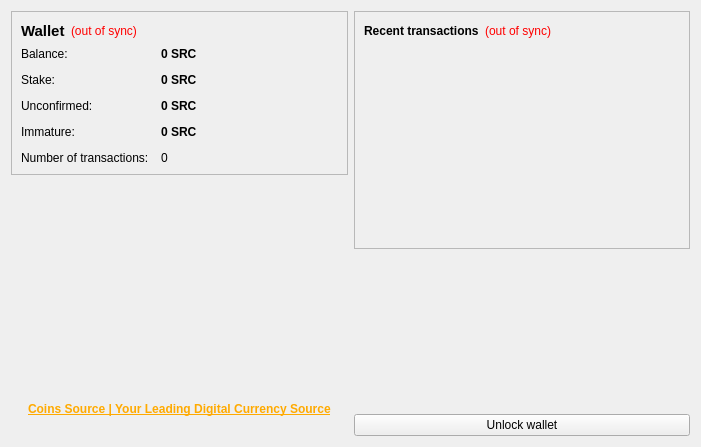
<?xml version="1.0" encoding="UTF-8"?>
<ui version="4.0">
 <class>OverviewPage</class>
 <widget class="QWidget" name="OverviewPage">
  <property name="geometry">
   <rect>
    <x>0</x>
    <y>0</y>
    <width>701</width>
    <height>447</height>
   </rect>
  </property>
  <property name="windowTitle">
   <string>Form</string>
  </property>
  <layout class="QHBoxLayout" name="horizontalLayout" stretch="1,1">
   <item>
    <layout class="QVBoxLayout" name="verticalLayout_2">
     <item>
      <widget class="QFrame" name="frame">
       <property name="frameShape">
        <enum>QFrame::StyledPanel</enum>
       </property>
       <property name="frameShadow">
        <enum>QFrame::Raised</enum>
       </property>
       <layout class="QVBoxLayout" name="verticalLayout_4">
        <item>
         <layout class="QHBoxLayout" name="horizontalLayout_4">
          <item>
           <widget class="QLabel" name="label_5">
            <property name="font">
             <font>
              <pointsize>11</pointsize>
              <weight>75</weight>
              <bold>true</bold>
             </font>
            </property>
            <property name="text">
             <string>Wallet</string>
            </property>
           </widget>
          </item>
          <item>
           <widget class="QLabel" name="labelWalletStatus">
            <property name="toolTip">
             <string>The displayed information may be out of date. Your wallet automatically synchronizes with the SourceCoin network after a connection is established, but this process has not completed yet.</string>
            </property>
            <property name="styleSheet">
             <string notr="true">QLabel { color: red; }</string>
            </property>
            <property name="text">
             <string notr="true">(out of sync)</string>
            </property>
            <property name="alignment">
             <set>Qt::AlignLeading|Qt::AlignLeft|Qt::AlignVCenter</set>
            </property>
           </widget>
          </item>
          <item>
           <spacer name="horizontalSpacer_2">
            <property name="orientation">
             <enum>Qt::Horizontal</enum>
            </property>
            <property name="sizeHint" stdset="0">
             <size>
              <width>40</width>
              <height>20</height>
             </size>
            </property>
           </spacer>
          </item>
         </layout>
        </item>
        <item>
         <layout class="QFormLayout" name="formLayout_2">
          <property name="fieldGrowthPolicy">
           <enum>QFormLayout::AllNonFixedFieldsGrow</enum>
          </property>
          <property name="horizontalSpacing">
           <number>12</number>
          </property>
          <property name="verticalSpacing">
           <number>12</number>
          </property>
          <item row="0" column="0">
           <widget class="QLabel" name="label">
            <property name="text">
             <string>Balance:</string>
            </property>
           </widget>
          </item>
          <item row="0" column="1">
           <widget class="QLabel" name="labelBalance">
            <property name="font">
             <font>
              <weight>75</weight>
              <bold>true</bold>
             </font>
            </property>
            <property name="cursor">
             <cursorShape>IBeamCursor</cursorShape>
            </property>
            <property name="toolTip">
             <string>Your current balance</string>
            </property>
            <property name="text">
             <string notr="true">0 SRC</string>
            </property>
            <property name="textInteractionFlags">
             <set>Qt::LinksAccessibleByMouse|Qt::TextSelectableByKeyboard|Qt::TextSelectableByMouse</set>
            </property>
           </widget>
          </item>
          <item row="1" column="0">
           <widget class="QLabel" name="label_6">
            <property name="text">
             <string>Stake:</string>
            </property>
           </widget>
          </item>
          <item row="1" column="1">
           <widget class="QLabel" name="labelStake">
            <property name="font">
             <font>
              <weight>75</weight>
              <bold>true</bold>
             </font>
            </property>
            <property name="cursor">
             <cursorShape>IBeamCursor</cursorShape>
            </property>
            <property name="toolTip">
             <string>Total of coins that was staked, and do not yet count toward the current balance</string>
            </property>
            <property name="text">
             <string notr="true">0 SRC</string>
            </property>
            <property name="textInteractionFlags">
             <set>Qt::LinksAccessibleByMouse|Qt::TextSelectableByKeyboard|Qt::TextSelectableByMouse</set>
            </property>
           </widget>
          </item>
          <item row="2" column="0">
           <widget class="QLabel" name="label_3">
            <property name="text">
             <string>Unconfirmed:</string>
            </property>
           </widget>
          </item>
          <item row="2" column="1">
           <widget class="QLabel" name="labelUnconfirmed">
            <property name="font">
             <font>
              <weight>75</weight>
              <bold>true</bold>
             </font>
            </property>
            <property name="cursor">
             <cursorShape>IBeamCursor</cursorShape>
            </property>
            <property name="toolTip">
             <string>Total of transactions that have yet to be confirmed, and do not yet count toward the current balance</string>
            </property>
            <property name="text">
             <string notr="true">0 SRC</string>
            </property>
            <property name="textInteractionFlags">
             <set>Qt::LinksAccessibleByMouse|Qt::TextSelectableByKeyboard|Qt::TextSelectableByMouse</set>
            </property>
           </widget>
          </item>
          <item row="3" column="0">
           <widget class="QLabel" name="labelImmatureText">
            <property name="text">
             <string>Immature:</string>
            </property>
           </widget>
          </item>
          <item row="3" column="1">
           <widget class="QLabel" name="labelImmature">
            <property name="font">
             <font>
              <weight>75</weight>
              <bold>true</bold>
             </font>
            </property>
            <property name="toolTip">
             <string>Mined balance that has not yet matured</string>
            </property>
            <property name="text">
             <string notr="true">0 SRC</string>
            </property>
            <property name="textInteractionFlags">
             <set>Qt::LinksAccessibleByMouse|Qt::TextSelectableByKeyboard|Qt::TextSelectableByMouse</set>
            </property>
           </widget>
          </item>
          <item row="4" column="0">
           <widget class="QLabel" name="label_2">
            <property name="text">
             <string>Number of transactions:</string>
            </property>
           </widget>
          </item>
          <item row="4" column="1">
           <widget class="QLabel" name="labelNumTransactions">
            <property name="toolTip">
             <string>Total number of transactions in wallet</string>
            </property>
            <property name="text">
             <string notr="true">0</string>
            </property>
           </widget>
          </item>
         </layout>
        </item>
       </layout>
      </widget>
     </item>
     <item>
      <spacer name="verticalSpacer">
       <property name="orientation">
        <enum>Qt::Vertical</enum>
       </property>
       <property name="sizeHint" stdset="0">
        <size>
         <width>20</width>
         <height>40</height>
        </size>
       </property>
      </spacer>
     </item>
     <item alignment="Qt::AlignHCenter">
      <widget class="QLabel" name="label_7">
       <property name="text">
        <string>&lt;html&gt;&lt;head/&gt;&lt;body&gt;&lt;p&gt;&lt;a href=&quot;www.coinssource.com&quot;&gt;&lt;span style=&quot; font-weight:600; text-decoration: underline; color:#ffaa00;&quot;&gt;Coins Source | Your Leading Digital Currency Source&lt;/span&gt;&lt;/a&gt;&lt;/p&gt;&lt;/body&gt;&lt;/html&gt;</string>
       </property>
       <property name="openExternalLinks">
        <bool>true</bool>
       </property>
      </widget>
     </item>
     <item>
      <widget class="QLabel" name="label_6">
       <property name="text">
        <string/>
       </property>
       <property name="pixmap">
        <pixmap resource="../bitcoin.qrc">:/images/backg</pixmap>
       </property>
       <property name="scaledContents">
        <bool>false</bool>
       </property>
       <property name="alignment">
        <set>Qt::AlignCenter</set>
       </property>
       <property name="margin">
        <number>-2</number>
       </property>
      </widget>
     </item>
    </layout>
   </item>
   <item>
    <layout class="QVBoxLayout" name="verticalLayout_3">
     <item>
      <widget class="QFrame" name="frame_2">
       <property name="frameShape">
        <enum>QFrame::StyledPanel</enum>
       </property>
       <property name="frameShadow">
        <enum>QFrame::Raised</enum>
       </property>
       <layout class="QVBoxLayout" name="verticalLayout">
        <item>
         <layout class="QHBoxLayout" name="horizontalLayout_2">
          <item>
           <widget class="QLabel" name="label_4">
            <property name="text">
             <string>&lt;b&gt;Recent transactions&lt;/b&gt;</string>
            </property>
           </widget>
          </item>
          <item>
           <widget class="QLabel" name="labelTransactionsStatus">
            <property name="toolTip">
             <string>The displayed information may be out of date. Your wallet automatically synchronizes with the SourceCoin network after a connection is established, but this process has not completed yet.</string>
            </property>
            <property name="styleSheet">
             <string notr="true">QLabel { color: red; }</string>
            </property>
            <property name="text">
             <string notr="true">(out of sync)</string>
            </property>
            <property name="alignment">
             <set>Qt::AlignRight|Qt::AlignTrailing|Qt::AlignVCenter</set>
            </property>
           </widget>
          </item>
          <item>
           <spacer name="horizontalSpacer">
            <property name="orientation">
             <enum>Qt::Horizontal</enum>
            </property>
            <property name="sizeHint" stdset="0">
             <size>
              <width>40</width>
              <height>20</height>
             </size>
            </property>
           </spacer>
          </item>
         </layout>
        </item>
        <item>
         <widget class="QListView" name="listTransactions">
          <property name="styleSheet">
           <string notr="true">QListView { background: transparent; }</string>
          </property>
          <property name="frameShape">
           <enum>QFrame::NoFrame</enum>
          </property>
          <property name="verticalScrollBarPolicy">
           <enum>Qt::ScrollBarAlwaysOff</enum>
          </property>
          <property name="horizontalScrollBarPolicy">
           <enum>Qt::ScrollBarAlwaysOff</enum>
          </property>
          <property name="selectionMode">
           <enum>QAbstractItemView::NoSelection</enum>
          </property>
         </widget>
        </item>
       </layout>
      </widget>
     </item>
     <item>
      <spacer name="verticalSpacer_2">
       <property name="orientation">
        <enum>Qt::Vertical</enum>
       </property>
       <property name="sizeHint" stdset="0">
        <size>
         <width>20</width>
         <height>40</height>
        </size>
       </property>
      </spacer>
     </item>
     <item>
      <widget class="QPushButton" name="unlockWalletButton">
       <property name="text">
        <string>Unlock wallet</string>
       </property>
      </widget>
     </item>
    </layout>
   </item>
  </layout>
 </widget>
 <resources>
  <include location="../bitcoin.qrc"/>
 </resources>
 <connections/>
</ui>
